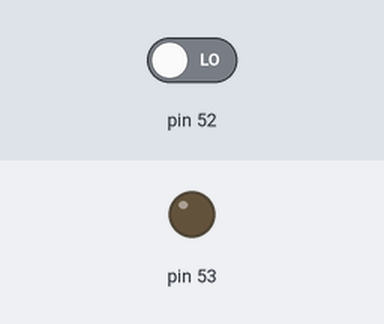
Bench run of a sketch on a simulated Arduino Mega 2560, built with avr-gcc and run on an emulated ATmega2560. Parts: output pins drawn as LEDs (lit = HIGH). The inputs (shaded band) are chosen by the test bench; at power-on: pin 52 LOW.

Above: at 1.2 s.
1.3 s: pin 52 driven HIGH
At 2.5 s:
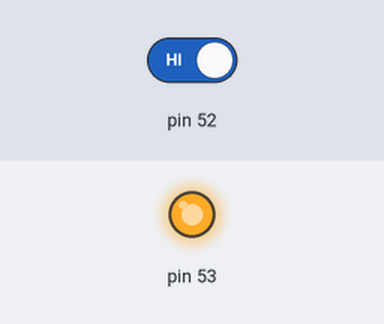
2.8 s: pin 52 driven LOW
At 3.9 s:
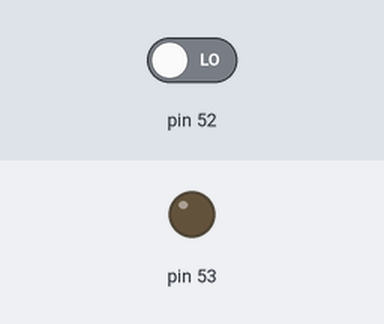
Timing chart, 0 to 5.8 s (numbered marks = the images above; inputs shaded):
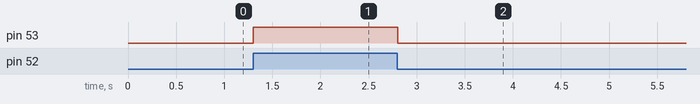

The sketch:

thermostat.ino
```cpp
#include <OneWire.h>
#include <Wire.h>

unsigned int data1, data2, data3, data4;
//OneWire  ds(52);  // on pin 52

void setup(void) {
//  Serial.begin(9600);
//
//  ds.reset();
//  ds.write(0x01); //write th
//  ds.write(29); //29 celsius, eu acho
//  delay(50);
//
//  ds.reset();
//  ds.write(0x02); //write tl
//  ds.write(27); //27 celsius
//  delay(50);
//
//  ds.reset();
//  ds.write(0x0C); //write configuration
//  ds.write(B11000011); //go figure
//  delay(50);
//
//  ds.reset();
//  ds.write(0xA1); //read th
//  data1 = (unsigned int) ds.read();
//
//  ds.reset();
//  ds.write(0xA2); //read tl
//  data2 = (unsigned int) ds.read();
//
//  ds.reset();
//  ds.write(0xAC); //read status
//  data3 = (unsigned int) ds.read();

  pinMode(53, OUTPUT);
  pinMode(52, INPUT);

}

void loop(void){
//  ds.reset();
//  ds.write(0xEE);
//  delay(100);
//
//  ds.reset();
//  ds.write(0xAA);
//  data4 = (unsigned int) ds.read();
//
//
//  Serial.println(data1);
//  Serial.println(data2);
//  Serial.println(data3, BIN);
//  Serial.println(data4);
  digitalWrite(53,digitalRead(52));
  //digitalWrite(53, 1);
  delay(10);
}
```

Measured:
- after the input at 1.3 s, pin 53: LOW → HIGH at once
- after the input at 2.8 s, pin 53: HIGH → LOW at once
